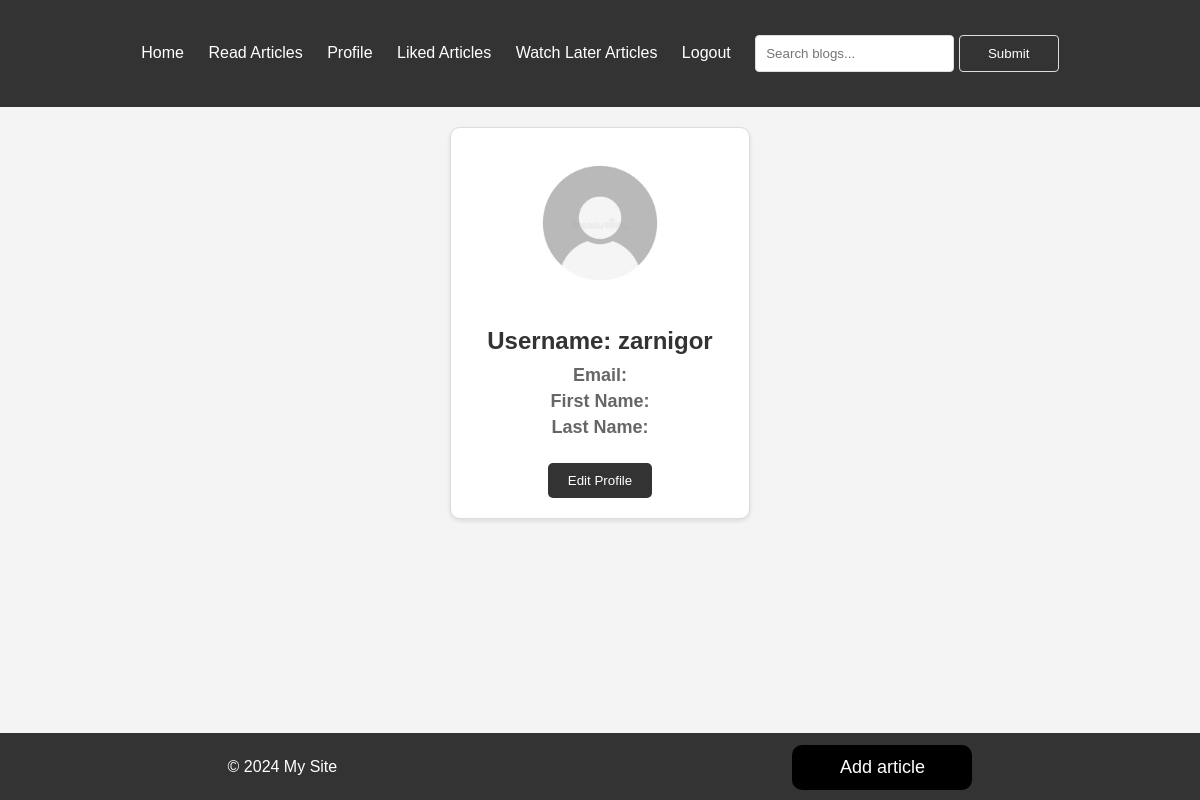
/users/profile/ (signed in), run on the app's committed database.
### users/models.py (models this page shows, shortened)
class CustomUser(AbstractUser):
    image = models.ImageField(upload_to='users_images/', blank=True, null=True, default='default_images/user_image.png')
    groups = models.ManyToManyField(
        Group,
        related_name='custom_user_set',
        blank=True,
        help_text=(
            'The groups this user belongs to. A user will get all permissions '
            'granted to each of their groups.'
        ),
        related_query_name='custom_user',
    )
    user_permissions = models.ManyToManyField(
        Permission,
        related_name='custom_user_set',
        blank=True,
        help_text='Specific permissions for this user.',
        related_query_name='custom_user',
    )
    class Meta:
        db_table = 'customuser'

### users/views.py (the view)
# urls.py: path('profile/', ProfileView.as_view(), name='profile'),
class ProfileView(LoginRequiredMixin,View):
    def get(self, request):
        return render(request, 'users/profile.html',{"user": request.user})

### templates/users/profile.html (shortened to what this page needs)
{% extends 'base.html' %}
{% block content %}
    <div class="card-profile">
        {% if user.image %}
            <img src="{{ user.image.url }}" alt="User Image" height="150px">
        {% else %}
            <p>No image available</p>
        {% endif %}
        <h2>Username: {{ user.username }}</h2>
        <h3>Email: {{ user.email }}</h3>
        <h3>First Name: {{ user.first_name }}</h3>
        <h3>Last Name: {{ user.last_name }}</h3>
        <button>
            <a href=" url {% url 'users:edit_profile' %}">Edit Profile</a>
        </button>
    </div>
{% endblock %}

### templates/base.html (style rules this page uses)
* { margin: 0; padding: 0; box-sizing: border-box; text-decoration: none; list-style: none; }
body { font-family: Arial, sans-serif; background-color: #f4f4f4; margin: 0; padding: 0; }
.card-profile { max-width: 300px; margin: 20px auto; padding: 20px; border: 1px solid #ddd; border-radius: 10px; box-shadow: 0 2px 5px rgba(0, 0, 0, 0.1); text-align: center; background-color: #fff; font-family: Arial, sans-serif; }
.card-profile img { border-radius: 50%; margin-bottom: 15px; }
.card-profile h2 { margin: 10px 0; font-size: 24px; color: #333; }
.card-profile h3 { margin: 5px 0; font-size: 18px; color: #666; }
.card-profile button { margin-top: 20px; padding: 10px 20px; background-color: #333; color: white; border: none; border-radius: 5px; cursor: pointer; transition: background-color 0.3s ease; }
.card-profile button a { color: white; text-decoration: none; }

### data on the page
CustomUser: image (picture), username "zarnigor"
